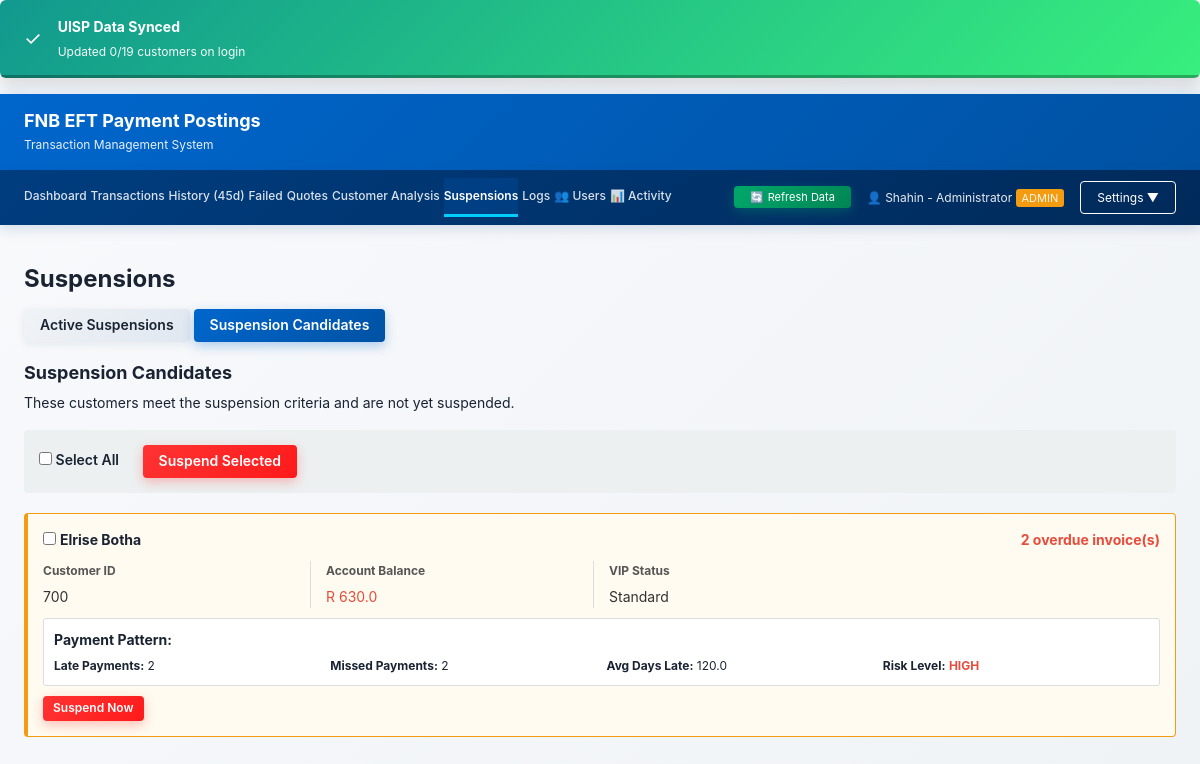
Screenshot of /suspensions/candidates (signed in) with the database file from the repository.
### app/models.py (models this page shows, shortened)
class User(UserMixin, db.Model):
    __tablename__ = 'users'
    id = db.Column(db.Integer, primary_key=True)
    username = db.Column(db.String(80), unique=True, nullable=False, index=True)
    password_hash = db.Column(db.String(255), nullable=False)
    full_name = db.Column(db.String(120), nullable=True)
    role = db.Column(db.String(20), default='user', nullable=False, index=True)
    is_active = db.Column(db.Boolean, default=True, nullable=False, index=True)
    must_change_password = db.Column(db.Boolean, default=True, nullable=False)
    last_login = db.Column(db.DateTime, nullable=True)
    created_at = db.Column(db.DateTime, default=datetime.utcnow, nullable=False)
    created_by = db.Column(db.String(80), nullable=True)
    updated_at = db.Column(db.DateTime, default=datetime.utcnow, onupdate=datetime.utcnow)

class Customer(db.Model):
    __tablename__ = 'customers'
    id = db.Column(db.Integer, primary_key=True)
    uisp_client_id = db.Column(db.Integer, nullable=False, unique=True, index=True)
    first_name = db.Column(db.String(120), nullable=True)
    last_name = db.Column(db.String(120), nullable=True)
    email = db.Column(db.String(120), nullable=True, index=True)
    phone = db.Column(db.String(20), nullable=True)
    address = db.Column(db.Text, nullable=True)
    is_vip = db.Column(db.Boolean, default=False, index=True)
    is_archived = db.Column(db.Boolean, default=False, index=True)
    grace_payment_date = db.Column(db.Integer, nullable=True)
    account_balance = db.Column(db.Float, default=0.0)
    account_outstanding = db.Column(db.Float, default=0.0)
    account_credit = db.Column(db.Float, default=0.0)
    is_active = db.Column(db.Boolean, default=True, index=True)
    has_overdue_invoice = db.Column(db.Boolean, default=False)
    cached_at = db.Column(db.DateTime, default=datetime.utcnow, onupdate=datetime.utcnow, index=True)
    created_at = db.Column(db.DateTime, default=datetime.utcnow)
    updated_at = db.Column(db.DateTime, default=datetime.utcnow, onupdate=datetime.utcnow)
    services = db.relationship('Service', backref='customer', lazy=True, cascade='all, delete-orphan')
    invoices = db.relationship('Invoice', backref='customer', lazy=True, cascade='all, delete-orphan')
    payments = db.relationship('CachedPayment', backref='customer', lazy=True, cascade='all, delete-orphan')
    suspensions = db.relationship('Suspension', backref='customer', lazy=True, cascade='all, delete-orphan')

class PaymentPattern(db.Model):
    __tablename__ = 'payment_patterns'
    id = db.Column(db.Integer, primary_key=True)
    customer_id = db.Column(db.Integer, db.ForeignKey('customers.id'), nullable=False, unique=True, index=True)
    avg_payment_amount = db.Column(db.Float, nullable=True)
    avg_days_late = db.Column(db.Float, nullable=True)
    missed_payment_count = db.Column(db.Integer, default=0)
    late_payment_count = db.Column(db.Integer, default=0)
    on_time_payment_count = db.Column(db.Integer, default=0)
    last_payment_date = db.Column(db.DateTime, nullable=True)
    analysis_period_start = db.Column(db.DateTime, default=datetime.utcnow)
    analysis_period_end = db.Column(db.DateTime, default=datetime.utcnow)
    is_risky = db.Column(db.Boolean, default=False, index=True)
    calculated_at = db.Column(db.DateTime, default=datetime.utcnow, onupdate=datetime.utcnow)
    created_at = db.Column(db.DateTime, default=datetime.utcnow)

### app/suspension_routes.py (the view)
@suspension_bp.route('/candidates', methods=['GET'])
@login_required
def suspension_candidates():
    page = request.args.get('page', 1, type=int)
    customers = Customer.query.filter_by(is_active=True).all()
    candidates = []
    suspended_services = handler.fetch_suspended_services()
    suspended_service_ids = {s.get('id') for s in suspended_services}
    suspended_client_ids = {s.get('clientId') for s in suspended_services}
    for customer in customers:
        if customer.uisp_client_id in suspended_client_ids:
            continue
        should_suspend, reason = handler.should_suspend_service(customer)
        if should_suspend:
            existing_suspension = Suspension.query.filter_by(
                customer_id=customer.id,
                is_active=True
            ).first()
            if not existing_suspension:
                candidates.append({
                    'customer': customer,
                    'reason': reason,
                    'patterns': PaymentPattern.query.filter_by(customer_id=customer.id).first()
                })
    per_page = 50
    total = len(candidates)
    start = (page - 1) * per_page
    end = start + per_page
    paginated_data = candidates[start:end]
    class Pagination:
        def __init__(self, page, per_page, total):
            self.page = page
            self.per_page = per_page
            self.total = total
            self.pages = (total + per_page - 1) // per_page if total > 0 else 1
            self.has_prev = page > 1
            self.has_next = page < self.pages
            self.prev_num = page - 1 if self.has_prev else None
            self.next_num = page + 1 if self.has_next else None
    pagination = Pagination(page, per_page, total)
    return render_template('suspensions/candidates.html', candidates=paginated_data, pagination=pagination)

### app/templates/suspensions/candidates.html (shortened to what this page needs)
{% extends "base.html" %}
{% block content %}
<h2>Suspensions</h2>
<div class="filter-buttons">
    <a href="{{ url_for('suspension.list_suspensions', filter='active') }}" class="btn btn-secondary">
        Active Suspensions
    </a>
    <a href="{{ url_for('suspension.suspension_candidates') }}" class="btn btn-primary">
        Suspension Candidates
    </a>
</div>
<h3 style="margin-top: 20px;">Suspension Candidates</h3>
<p>These customers meet the suspension criteria and are not yet suspended.</p>
<div class="bulk-actions">
    <label>
        <input type="checkbox" id="selectAll" onchange="toggleSelectAll()">
        Select All
    </label>
    <button class="btn btn-danger" onclick="bulkSuspend()" style="margin-left: 20px;">
        Suspend Selected
    </button>
</div>
<div class="candidates-container">
    {% if candidates %}
        {% for item in candidates %}
        <div class="candidate-card">
            <div style="display: flex; justify-content: space-between; align-items: center; margin-bottom: 10px;">
                <div>
                    <input type="checkbox" class="candidate-checkbox" value="{{ item.customer.id }}" />
                    <strong>
                        {{ item.customer.first_name }} {{ item.customer.last_name }}
                    </strong>
                </div>
                <span class="reason">{{ item.reason }}</span>
            </div>
            <div class="candidate-info">
                <div class="info-block">
                    <div class="label">Customer ID</div>
                    <div class="value">{{ item.customer.uisp_client_id }}</div>
                </div>
                <div class="info-block">
                    <div class="label">Account Balance</div>
                    <div class="value" style="color: {% if item.customer.account_outstanding > 0 %}#e74c3c{% else %}#27ae60{% endif %};">
                        R {{ item.customer.account_outstanding | round(2) }}
                    </div>
                </div>
                <div class="info-block">
                    <div class="label">VIP Status</div>
                    <div class="value">
                        {% if item.customer.is_vip %}
                            <span style="color: #9b59b6;">VIP</span>
                        {% else %}
                            Standard
                        {% endif %}
                    </div>
                </div>
            </div>
            {% if item.patterns %}
            <div class="pattern-info">
                <strong>Payment Pattern:</strong>
                <div style="margin-top: 5px; display: grid; grid-template-columns: 1fr 1fr 1fr 1fr; gap: 10px; font-size: 12px;">
                    <div>
                        <strong>Late Payments:</strong> {{ item.patterns.late_payment_count }}
                    </div>
                    <div>
                        <strong>Missed Payments:</strong> {{ item.patterns.missed_payment_count }}
                    </div>
                    <div>
                        <strong>Avg Days Late:</strong> {{ item.patterns.avg_days_late | round(0) if item.patterns.avg_days_late else 'N/A' }}
                    </div>
                    <div>
                        <strong>Risk Level:</strong>
                        <span style="color: {% if item.patterns.is_risky %}#e74c3c{% else %}#27ae60{% endif %}; font-weight: bold;">
                            {% if item.patterns.is_risky %}HIGH{% else %}LOW{% endif %}
                        </span>
                    </div>
                </div>
            </div>
            {% endif %}
            <div class="actions">
                <button class="btn btn-small btn-danger"
                        onclick="suspendService({{ item.customer.id }}, '{{ item.reason }}')">
                    Suspend Now
                </button>
            </div>
        </div>
        {% endfor %}
    {% else %}
        <div class="card" style="background-color: #ecf0f1; padding: 30px; text-align: center;">
            <p style="color: #27ae60; font-weight: bold;">All customers are in good standing. No suspensions needed.</p>
        </div>
    {% endif %}
</div>
{% endblock %}

### app/templates/base.html (shortened to what this page needs)
<!DOCTYPE html>
<html>
<head>
    <link rel="stylesheet" href="{{ url_for('static', filename='css/variables.css') }}?v=2.1">
    <link rel="stylesheet" href="{{ url_for('static', filename='css/base.css') }}?v=2.1">
    <link rel="stylesheet" href="{{ url_for('static', filename='css/layout.css') }}?v=2.1">
    <link rel="stylesheet" href="{{ url_for('static', filename='css/components/buttons.css') }}?v=2.1">
    <link rel="stylesheet" href="{{ url_for('static', filename='css/components/forms.css') }}?v=2.1">
    <link rel="stylesheet" href="{{ url_for('static', filename='css/components/cards.css') }}?v=2.1">
    <link rel="stylesheet" href="{{ url_for('static', filename='css/components/tables.css') }}?v=2.1">
    <link rel="stylesheet" href="{{ url_for('static', filename='css/components/badges.css') }}?v=2.1">
    <link rel="stylesheet" href="{{ url_for('static', filename='css/components/modals.css') }}?v=2.1">
    <link rel="stylesheet" href="{{ url_for('static', filename='css/components/alerts.css') }}?v=2.1">
    <link rel="stylesheet" href="{{ url_for('static', filename='css/theme-vibrant.css') }}?v=2.1">
</head>
<body>
    <div class="notification-container" id="notificationContainer"></div>
    <header>
        <h1>FNB EFT Payment Postings</h1>
        <p>Transaction Management System</p>
    </header>
    <nav>
        <div class="nav-links">
            <a href="/">Dashboard</a>
            <a href="/transactions">Transactions</a>
            <a href="/transaction-history">History (45d)</a>
            <a href="/failed">Failed</a>
            <a href="/quotes">Quotes</a>
            <a href="/customer-analysis">Customer Analysis</a>
            <a href="{{ url_for('suspension.list_suspensions') }}">Suspensions</a>
            {% if current_user.is_authenticated and current_user.role == 'admin' %}
            <a href="/execution-logs">Logs</a>
            <a href="{{ url_for('auth.users_page') }}">👥 Users</a>
            <a href="{{ url_for('auth.activity_logs_page') }}">📊 Activity</a>
            {% endif %}
        </div>
        <div class="nav-user">
            {% if current_user.is_authenticated %}
            <button class="refresh-btn" onclick="refreshAllData()" title="Refresh all customer data from UISP">
                <span>🔄</span>
                <span id="refresh-text">Refresh Data</span>
            </button>
            <div class="user-info">
                👤 {{ current_user.full_name or current_user.username }}
                {% if current_user.role == 'admin' %}<span style="background: #f39c12; padding: 2px 6px; border-radius: 3px; font-size: 11px;">ADMIN</span>{% endif %}
            </div>
            <div class="dropdown">
                <button class="dropdown-btn">Settings ▼</button>
            </div>
            {% endif %}
        </div>
    </nav>
    <div class="container">
        {% block content %}{% endblock %}
    </div>
</body>
</html>

### rows the page displays
User: full_name "Shahin - Administrator"
Customer: customer.first_name "Elrise", customer.last_name "Botha", customer.uisp_client_id "700", customer.account_outstanding "630.0"
PaymentPattern: patterns.late_payment_count "2", patterns.missed_payment_count "2", patterns.avg_days_late "120.0"

### other values shown
{{ item.reason }} "2 overdue invoice(s)"
